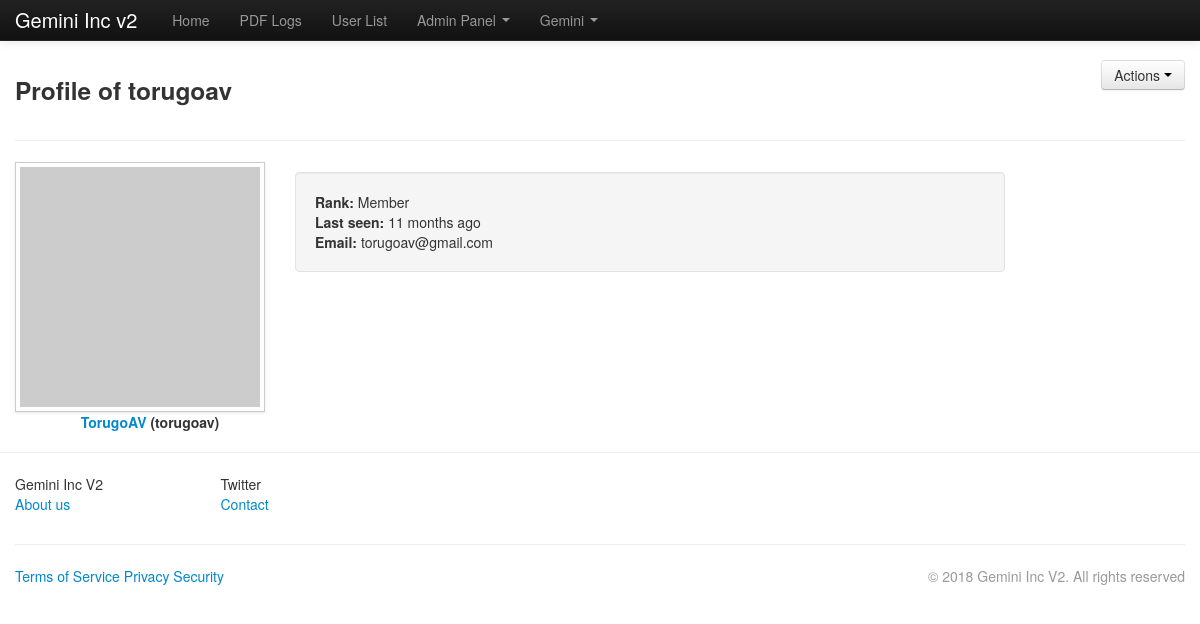
The page /geminiinc-website/profile.php?u=14 (signed in) on the database its author committed.
### tables this page shows
CREATE TABLE `mls_settings` (
  `site_name` varchar(255) NOT NULL DEFAULT 'Demo Site',
  `url` varchar(300) NOT NULL,
  `admin_email` varchar(255) NOT NULL,
  `max_ban_period` int(11) NOT NULL DEFAULT '10',
  `register` int(11) NOT NULL DEFAULT '1',
  `email_validation` int(11) NOT NULL DEFAULT '0',
  `captcha` int(11) NOT NULL
);

CREATE TABLE `mls_users` (
  `userid` int(11) NOT NULL AUTO_INCREMENT,
  `username` varchar(50) NOT NULL,
  `display_name` varchar(255) NOT NULL,
  `password` varchar(50) NOT NULL,
  `email` varchar(255) NOT NULL,
  `activation_code` varchar(255) DEFAULT NULL,
  `validated` varchar(100) NOT NULL,
  `groupid` int(11) NOT NULL DEFAULT '2',
  `lastactive` int(11) NOT NULL,
  `showavt` int(11) NOT NULL DEFAULT '1',
  `banned` int(11) NOT NULL,
  `regtime` int(11) NOT NULL,
  PRIMARY KEY (`userid`)
);

CREATE TABLE `mls_groups` (
  `groupid` int(11) NOT NULL AUTO_INCREMENT,
  `name` varchar(255) NOT NULL,
  `type` int(11) NOT NULL,
  `priority` int(11) NOT NULL,
  `color` varchar(50) NOT NULL,
  `canban` int(11) NOT NULL,
  `canhideavt` int(11) NOT NULL,
  `canedit` int(11) NOT NULL,
  PRIMARY KEY (`groupid`)
);

### geminiinc-website/inc/init.php (called while the page is built, shortened)
<?php
$set = new stdClass();
$page = new stdClass();
include "settings.php";
include MLS_ROOT."/lib/mysql.class.php";
include MLS_ROOT."/lib/users.class.php";
include MLS_ROOT."/lib/presets.class.php";
include MLS_ROOT."/lib/options.class.php";
$db = new SafeMySQL(array(
	'host' 	=> $set->db_host,
	'user'	=> $set->db_user,
	'pass'	=> $set->db_pass,
	'db'=> $set->db_name));
if(!($db_set = $db->getRow("SELECT * FROM `".MLS_PREFIX."settings` LIMIT 1"))) {
	header("Location: install.php");
	exit;
}
$set = (object)array_merge((array)$set,(array)$db_set);
$presets = new presets;
$user = new User($db);
$options = new Options;

### geminiinc-website/inc/settings.php (called while the page is built, shortened)
<?php
$set->db_host = 'localhost';
$set->db_user = 'gemini2';
$set->db_pass = 's3cr3tp2ssw0rd1337';
$set->db_name = 'mls';

### geminiinc-website/lib/mysql.class.php (called while the page is built, shortened)
<?php
class SafeMySQL
{
    private $conn;
    public $asObj;
    private $defaults = array(
        'host'      => 'localhost',
        'user'      => 'root',
        'pass'      => '',
        'db'        => 'test',
        'port'      => NULL,
        'socket'    => NULL,
        'pconnect'  => FALSE,
        'charset'   => 'utf8',
        'errmode'   => 'error',
        'exception' => 'Exception',
        'asObj'     => true,
    );
    function __construct($opt = array())
    {
        $opt = array_merge($this->defaults,$opt);
        $this->asObj = $opt['asObj'];
        @$this->conn = mysqli_connect($opt['host'], $opt['user'], $opt['pass'], $opt['db'], $opt['port'], $opt['socket']);
        mysqli_set_charset($this->conn, $opt['charset']) or $this->error(mysqli_error($this->conn));
    }
    public function ret($value)
    {
        if($this->asObj)
            return (object)$value;
        else
            return $value;
    }
    public function fetch($result,$mode=self::RESULT_ASSOC)
    {
        return mysqli_fetch_array($result, $mode);
    }
    public function getRow()
    {
        $query = $this->prepareQuery(func_get_args());
        if ($res = $this->rawQuery($query)) {
            $ret = $this->fetch($res);
            return $this->ret($ret);
        }
        return FALSE;
    }
    private function rawQuery($query)
    {
        $start = microtime(TRUE);
        $res   = mysqli_query($this->conn, $query);
        $timer = microtime(TRUE) - $start;
        return $res;
    }
    private function prepareQuery($args)
    {
        $query = '';
        $raw   = array_shift($args);
        $array = preg_split('~(\?[nsiuap])|(:[A-Za-z0-9]+)~u'," ".$raw,null,PREG_SPLIT_DELIM_CAPTURE);
        $anum  = count($args);
        $array = array_values(array_filter($array));
        preg_match("~:([A-Za-z0-9]+)~u", $raw, $match);
        $named = count($match);
        if($named)
            $vals = array_shift($args);
        else
            $vals = array();
        $pnum  = floor(count($array) / 2) - floor(count($vals)/2);
        foreach ($array as $i => $part)
        {
            if ( ($i % 2) == 0 )
            {
                $query .= $part;
                continue;
            }
            $value = array_shift($args);
            switch ($part)
            {
                case '?i':
                    $part = $this->escapeInt($value);
                    break;
            }
            $query .= $part;
        }
        return $query;
    }
    private function escapeInt($value)
    {
        return $value;
    }
}

### geminiinc-website/lib/presets.class.php (called while the page is built, shortened)
<?php
class presets {
  function isActive($id) {
    return 0;
  }
}

### geminiinc-website/lib/options.class.php (called while the page is built, shortened)
<?php
class Options
{
	public function html($string) {
		return htmlentities($string, ENT_QUOTES);
	}
	public function tsince($time, $end_msg = 'ago') {
	    $time = abs(time() - $time);
	    $tokens = array (
	        31536000 => 'year',
	        2592000 => 'month',
	        604800 => 'week',
	        86400 => 'day',
	        3600 => 'hour',
	        60 => 'minute',
	        1 => 'second'
	    );
	    foreach ($tokens as $unit => $text) {
	        if ($time < $unit) continue;
	        $numberOfUnits = floor($time / $unit);
	        return $numberOfUnits.' '.$text.(($numberOfUnits>1)?'s':'').' '. $end_msg;
	    }
	}
}

### geminiinc-website/profile.php (the view, shortened to what this page needs)
<?php
include 'inc/init.php';
if(!isset($_GET["u"])) {
	$u = $user->data->userid;
}
else {
	$u = $_GET["u"];
}
if(!($u = $db->getRow("SELECT * FROM `".MLS_PREFIX."users` WHERE `userid`= ?i", $u))){
        $page->error = "User doesn't exists or it was deleted !";
        $u = new stdClass();
        $u->username = 'Guest';
}
$page->title = "Profile of ". $options->html($u->username);
include 'header.php';
$show_actions = '';
if(($user->data->userid == $u->userid) || ($user->group->canedit && $user->hasPrivilege($u->userid)))
	$show_actions .= "<li><a href='user.php?id=$u->userid'><i class='icon-pencil'></i> Edit profile</a></li>";
if(($user->data->userid == $u->userid) || ($user->group->canedit && $user->hasPrivilege($u->userid)))
	$show_actions .= "<li><a href='export.php'><i class='icon-pencil'></i> Export profile</a></li>";
$extra_details = '';
$privacy  = $db->getRow("SELECT * FROM `".MLS_PREFIX."privacy` WHERE `userid` = ?i", $u->userid);
$group  = $db->getRow("SELECT * FROM `".MLS_PREFIX."groups` WHERE `groupid` = ?i", $u->groupid);
if($privacy->email == 1 || $user->isAdmin())
	$extra_details .= "<b>Email:</b> ". $options->html($u->email)."<br/>";
echo "<div class='container'>
	<h3 class='pull-left'>Profile of ".$options->html($u->username)."</h3>";
if($show_actions != '')
echo "<div class='btn-group pull-right'>
  		<a class='btn dropdown-toggle' data-toggle='dropdown' href='#'>
    		Actions
    		<span class='caret'></span>
  		</a>
  		<ul class='dropdown-menu'>
  			$show_actions
  		</ul>
  	</div>";
echo "
  	<div class='clearfix'></div>
	<hr>
	<div class='row'>
		<div class='span3'>
				 <img src='".$user->getAvatar($u->userid, 240)."' width='240' class='img-polaroid' alt='".$options->html($u->username)."'>
			</a>
			<div style='text-align:center;'><b>".$user->showName($u->userid)." (".$options->html($u->username).") </b></div>
		</div>
		<div class='span7 well' style='margin:10px;'>
			<b>Rank:</b> ".$options->html($group->name)."<br/>
			<b>Last seen:</b> ".$options->tsince($u->lastactive)."<br/>
			$extra_details
		</div>
	</div>
</div>";
include 'footer.php';

### geminiinc-website/header.php (shortened to what this page needs)
<?php
if($page->navbar == array())
    $page->navbar = $presets->GenerateNavbar();
?><!DOCTYPE html>
 <html class="no-js">
    <head>
        <link rel="stylesheet" href="css/bootstrap.min.css">
        <link rel="stylesheet" href="css/bootstrap-responsive.min.css">
        <link rel="stylesheet" href="css/main.css">
    </head>
    <body>
        <div class="navbar navbar-inverse navbar-fixed-top">
            <div class="navbar-inner">
                <div class="container">
                    <a class="brand"><?php echo $set->site_name; ?></a>
                    <div class="nav-collapse collapse">
                        <ul class="nav pull-left">
<?php
foreach ($page->navbar as $activation_code => $v) {
    if ($v[0] == 'item') {
        echo "<li".($v[1]['class'] ? " class='".$v[1]['class']."'" : "").">
            <a href='".$v[1]['href']."'>".$v[1]['name']."</a></li>";
    } else if($v[0] == 'dropdown') {
        echo "<li class='dropdown".
            ($v['class'] ? " ".$v['class'] : "")."'".
            ($v['style'] ? " style='".$v['style']."'" : "").">
            <a href='#' class='dropdown-toggle' data-toggle='dropdown'>".$v['name']." <b class='caret'></b></a>
            <ul class='dropdown-menu'>";
        echo "</ul></li>";
    }
}
echo "</ul>";
echo "
            </div>
        </div>
    </div>
</div>";

### geminiinc-website/header.php (style rules this page uses)
body { padding-top: 60px; padding-bottom: 40px; }

### rows shown on the page
mls_settings: site_name "Gemini Inc v2"
mls_users: username "Gemini"
mls_users: username "torugoav", lastactive "11 months ago", email "torugoav@gmail.com"
mls_groups: name "Member"

### other values the page prints
$v[1]['name'] "Home"
$v[1]['name'] "PDF Logs"
$v[1]['name'] "User List"
$v['name'] "Admin Panel"
$u->display_name "TorugoAV"
